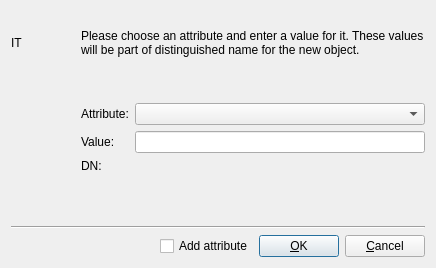
<?xml version="1.0" encoding="UTF-8"?>
<ui version="4.0">
 <class>RdnEditorDesign</class>
 <widget class="QDialog" name="RdnEditorDesign">
  <property name="geometry">
   <rect>
    <x>0</x>
    <y>0</y>
    <width>436</width>
    <height>268</height>
   </rect>
  </property>
  <property name="windowTitle">
   <string>Edit DN</string>
  </property>
  <layout class="QGridLayout">
   <item row="0" column="0">
    <widget class="QLabel" name="iconLabel">
     <property name="sizePolicy">
      <sizepolicy hsizetype="Fixed" vsizetype="Fixed">
       <horstretch>0</horstretch>
       <verstretch>0</verstretch>
      </sizepolicy>
     </property>
     <property name="minimumSize">
      <size>
       <width>64</width>
       <height>64</height>
      </size>
     </property>
     <property name="text">
      <string comment="DO NOT TRANSLATE">IT</string>
     </property>
     <property name="wordWrap">
      <bool>false</bool>
     </property>
    </widget>
   </item>
   <item row="1" column="0" rowspan="5">
    <spacer name="spacer4">
     <property name="orientation">
      <enum>Qt::Vertical</enum>
     </property>
     <property name="sizeType">
      <enum>QSizePolicy::Expanding</enum>
     </property>
     <property name="sizeHint" stdset="0">
      <size>
       <width>20</width>
       <height>201</height>
      </size>
     </property>
    </spacer>
   </item>
   <item row="8" column="0" colspan="3">
    <layout class="QHBoxLayout">
     <item>
      <spacer name="spacer1">
       <property name="orientation">
        <enum>Qt::Horizontal</enum>
       </property>
       <property name="sizeType">
        <enum>QSizePolicy::Expanding</enum>
       </property>
       <property name="sizeHint" stdset="0">
        <size>
         <width>390</width>
         <height>21</height>
        </size>
       </property>
      </spacer>
     </item>
     <item>
      <widget class="QCheckBox" name="addAttributeBox">
       <property name="text">
        <string>Add attribute</string>
       </property>
      </widget>
     </item>
     <item>
      <widget class="QPushButton" name="okButton">
       <property name="text">
        <string>&amp;OK</string>
       </property>
       <property name="shortcut">
        <string>Alt+O</string>
       </property>
       <property name="default">
        <bool>true</bool>
       </property>
      </widget>
     </item>
     <item>
      <widget class="QPushButton" name="cancelButton">
       <property name="text">
        <string>&amp;Cancel</string>
       </property>
       <property name="shortcut">
        <string>Alt+C</string>
       </property>
       <property name="default">
        <bool>false</bool>
       </property>
      </widget>
     </item>
    </layout>
   </item>
   <item row="7" column="0" colspan="3">
    <widget class="Line" name="line2">
     <property name="frameShape">
      <enum>QFrame::HLine</enum>
     </property>
     <property name="frameShadow">
      <enum>QFrame::Sunken</enum>
     </property>
    </widget>
   </item>
   <item row="3" column="1">
    <widget class="QLabel" name="textLabel3">
     <property name="text">
      <string>Value:</string>
     </property>
     <property name="wordWrap">
      <bool>false</bool>
     </property>
    </widget>
   </item>
   <item row="4" column="1">
    <widget class="QLabel" name="textLabel2">
     <property name="text">
      <string>DN:</string>
     </property>
     <property name="wordWrap">
      <bool>false</bool>
     </property>
    </widget>
   </item>
   <item row="0" column="1" colspan="2">
    <widget class="QLabel" name="attributeLabel">
     <property name="text">
      <string>Please choose an attribute and enter a value for it. These values will be part of distinguished name for the new object.</string>
     </property>
     <property name="alignment">
      <set>Qt::AlignVCenter</set>
     </property>
     <property name="wordWrap">
      <bool>true</bool>
     </property>
    </widget>
   </item>
   <item row="2" column="2">
    <widget class="QComboBox" name="attributeBox"/>
   </item>
   <item row="3" column="2">
    <widget class="QLineEdit" name="valueEdit"/>
   </item>
   <item row="1" column="2">
    <spacer name="spacer4_2">
     <property name="orientation">
      <enum>Qt::Vertical</enum>
     </property>
     <property name="sizeType">
      <enum>QSizePolicy::Fixed</enum>
     </property>
     <property name="sizeHint" stdset="0">
      <size>
       <width>20</width>
       <height>16</height>
      </size>
     </property>
    </spacer>
   </item>
   <item row="5" column="2">
    <spacer name="spacer5">
     <property name="orientation">
      <enum>Qt::Vertical</enum>
     </property>
     <property name="sizeType">
      <enum>QSizePolicy::Expanding</enum>
     </property>
     <property name="sizeHint" stdset="0">
      <size>
       <width>21</width>
       <height>16</height>
      </size>
     </property>
    </spacer>
   </item>
   <item row="4" column="2">
    <widget class="QLabel" name="dnLabel">
     <property name="text">
      <string/>
     </property>
     <property name="wordWrap">
      <bool>false</bool>
     </property>
    </widget>
   </item>
   <item row="2" column="1">
    <widget class="QLabel" name="textLabel1">
     <property name="text">
      <string>Attribute:</string>
     </property>
     <property name="wordWrap">
      <bool>false</bool>
     </property>
    </widget>
   </item>
  </layout>
 </widget>
 <layoutdefault spacing="6" margin="11"/>
 <pixmapfunction>qPixmapFromMimeSource</pixmapfunction>
 <tabstops>
  <tabstop>valueEdit</tabstop>
  <tabstop>okButton</tabstop>
  <tabstop>cancelButton</tabstop>
 </tabstops>
 <resources/>
 <connections>
  <connection>
   <sender>okButton</sender>
   <signal>clicked()</signal>
   <receiver>RdnEditorDesign</receiver>
   <slot>accept()</slot>
   <hints>
    <hint type="sourcelabel">
     <x>20</x>
     <y>20</y>
    </hint>
    <hint type="destinationlabel">
     <x>20</x>
     <y>20</y>
    </hint>
   </hints>
  </connection>
  <connection>
   <sender>cancelButton</sender>
   <signal>clicked()</signal>
   <receiver>RdnEditorDesign</receiver>
   <slot>reject()</slot>
   <hints>
    <hint type="sourcelabel">
     <x>20</x>
     <y>20</y>
    </hint>
    <hint type="destinationlabel">
     <x>20</x>
     <y>20</y>
    </hint>
   </hints>
  </connection>
  <connection>
   <sender>valueEdit</sender>
   <signal>textChanged(QString)</signal>
   <receiver>RdnEditorDesign</receiver>
   <slot>updateValue()</slot>
   <hints>
    <hint type="sourcelabel">
     <x>20</x>
     <y>20</y>
    </hint>
    <hint type="destinationlabel">
     <x>20</x>
     <y>20</y>
    </hint>
   </hints>
  </connection>
  <connection>
   <sender>attributeBox</sender>
   <signal>activated(QString)</signal>
   <receiver>RdnEditorDesign</receiver>
   <slot>updateValue()</slot>
   <hints>
    <hint type="sourcelabel">
     <x>20</x>
     <y>20</y>
    </hint>
    <hint type="destinationlabel">
     <x>20</x>
     <y>20</y>
    </hint>
   </hints>
  </connection>
 </connections>
</ui>
